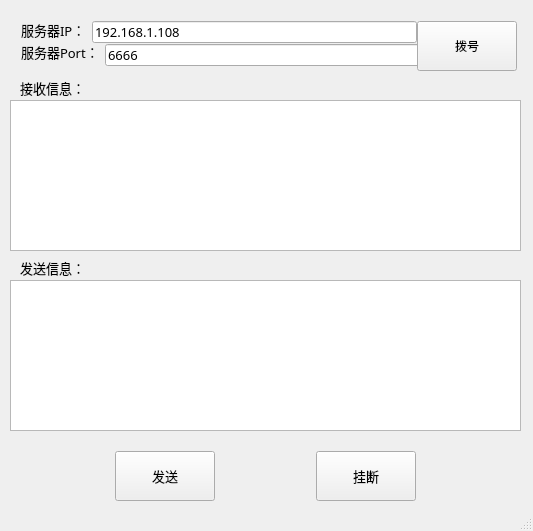
<?xml version="1.0" encoding="UTF-8"?>
<ui version="4.0">
 <class>MainWindow</class>
 <widget class="QMainWindow" name="MainWindow">
  <property name="geometry">
   <rect>
    <x>0</x>
    <y>0</y>
    <width>533</width>
    <height>531</height>
   </rect>
  </property>
  <property name="windowTitle">
   <string>客户端</string>
  </property>
  <widget class="QWidget" name="centralWidget">
   <widget class="QTextEdit" name="textEditReceive">
    <property name="geometry">
     <rect>
      <x>10</x>
      <y>100</y>
      <width>511</width>
      <height>151</height>
     </rect>
    </property>
    <property name="font">
     <font>
      <family>等线</family>
      <pointsize>10</pointsize>
     </font>
    </property>
   </widget>
   <widget class="QTextEdit" name="textEditWrite">
    <property name="geometry">
     <rect>
      <x>10</x>
      <y>280</y>
      <width>511</width>
      <height>151</height>
     </rect>
    </property>
    <property name="font">
     <font>
      <family>等线</family>
      <pointsize>10</pointsize>
     </font>
    </property>
   </widget>
   <widget class="QWidget" name="horizontalLayoutWidget">
    <property name="geometry">
     <rect>
      <x>10</x>
      <y>440</y>
      <width>511</width>
      <height>61</height>
     </rect>
    </property>
    <layout class="QHBoxLayout" name="horizontalLayout">
     <item>
      <spacer name="horizontalSpacer">
       <property name="orientation">
        <enum>Qt::Horizontal</enum>
       </property>
       <property name="sizeHint" stdset="0">
        <size>
         <width>40</width>
         <height>20</height>
        </size>
       </property>
      </spacer>
     </item>
     <item>
      <widget class="QPushButton" name="pbnSend">
       <property name="minimumSize">
        <size>
         <width>100</width>
         <height>50</height>
        </size>
       </property>
       <property name="maximumSize">
        <size>
         <width>100</width>
         <height>50</height>
        </size>
       </property>
       <property name="font">
        <font>
         <family>Agency FB</family>
         <pointsize>10</pointsize>
        </font>
       </property>
       <property name="text">
        <string>发送</string>
       </property>
      </widget>
     </item>
     <item>
      <spacer name="horizontalSpacer_3">
       <property name="orientation">
        <enum>Qt::Horizontal</enum>
       </property>
       <property name="sizeHint" stdset="0">
        <size>
         <width>40</width>
         <height>20</height>
        </size>
       </property>
      </spacer>
     </item>
     <item>
      <widget class="QPushButton" name="pbnClose">
       <property name="minimumSize">
        <size>
         <width>100</width>
         <height>50</height>
        </size>
       </property>
       <property name="maximumSize">
        <size>
         <width>100</width>
         <height>50</height>
        </size>
       </property>
       <property name="font">
        <font>
         <family>Agency FB</family>
         <pointsize>10</pointsize>
        </font>
       </property>
       <property name="text">
        <string>挂断</string>
       </property>
      </widget>
     </item>
     <item>
      <spacer name="horizontalSpacer_2">
       <property name="orientation">
        <enum>Qt::Horizontal</enum>
       </property>
       <property name="sizeHint" stdset="0">
        <size>
         <width>40</width>
         <height>20</height>
        </size>
       </property>
      </spacer>
     </item>
    </layout>
   </widget>
   <widget class="QLabel" name="label">
    <property name="geometry">
     <rect>
      <x>20</x>
      <y>80</y>
      <width>61</width>
      <height>16</height>
     </rect>
    </property>
    <property name="font">
     <font>
      <family>Agency FB</family>
      <pointsize>10</pointsize>
     </font>
    </property>
    <property name="text">
     <string>接收信息：</string>
    </property>
   </widget>
   <widget class="QLabel" name="label_2">
    <property name="geometry">
     <rect>
      <x>20</x>
      <y>260</y>
      <width>61</width>
      <height>16</height>
     </rect>
    </property>
    <property name="font">
     <font>
      <family>Agency FB</family>
      <pointsize>10</pointsize>
     </font>
    </property>
    <property name="text">
     <string>发送信息：</string>
    </property>
   </widget>
   <widget class="QWidget" name="horizontalLayoutWidget_4">
    <property name="geometry">
     <rect>
      <x>10</x>
      <y>10</y>
      <width>518</width>
      <height>61</height>
     </rect>
    </property>
    <layout class="QHBoxLayout" name="horizontalLayout_4">
     <item>
      <layout class="QVBoxLayout" name="verticalLayout">
       <item>
        <layout class="QHBoxLayout" name="horizontalLayout_2">
         <item>
          <widget class="QLabel" name="label_3">
           <property name="font">
            <font>
             <family>等线</family>
             <pointsize>10</pointsize>
            </font>
           </property>
           <property name="text">
            <string>服务器IP：</string>
           </property>
          </widget>
         </item>
         <item>
          <widget class="QLineEdit" name="lineEditIP">
           <property name="minimumSize">
            <size>
             <width>325</width>
             <height>22</height>
            </size>
           </property>
           <property name="maximumSize">
            <size>
             <width>325</width>
             <height>22</height>
            </size>
           </property>
           <property name="font">
            <font>
             <family>等线</family>
             <pointsize>10</pointsize>
            </font>
           </property>
           <property name="text">
            <string>192.168.1.108</string>
           </property>
          </widget>
         </item>
        </layout>
       </item>
       <item>
        <layout class="QHBoxLayout" name="horizontalLayout_3">
         <item>
          <widget class="QLabel" name="label_4">
           <property name="font">
            <font>
             <family>等线</family>
             <pointsize>10</pointsize>
            </font>
           </property>
           <property name="text">
            <string>服务器Port：</string>
           </property>
          </widget>
         </item>
         <item>
          <widget class="QLineEdit" name="lineEditPort">
           <property name="minimumSize">
            <size>
             <width>325</width>
             <height>22</height>
            </size>
           </property>
           <property name="maximumSize">
            <size>
             <width>325</width>
             <height>22</height>
            </size>
           </property>
           <property name="font">
            <font>
             <family>等线</family>
             <pointsize>10</pointsize>
            </font>
           </property>
           <property name="text">
            <string>6666</string>
           </property>
          </widget>
         </item>
        </layout>
       </item>
      </layout>
     </item>
     <item>
      <widget class="QPushButton" name="pbnConnect">
       <property name="minimumSize">
        <size>
         <width>100</width>
         <height>50</height>
        </size>
       </property>
       <property name="maximumSize">
        <size>
         <width>100</width>
         <height>50</height>
        </size>
       </property>
       <property name="text">
        <string>拨号</string>
       </property>
      </widget>
     </item>
    </layout>
   </widget>
  </widget>
  <widget class="QStatusBar" name="statusBar"/>
 </widget>
 <layoutdefault spacing="6" margin="11"/>
 <resources/>
 <connections/>
</ui>
